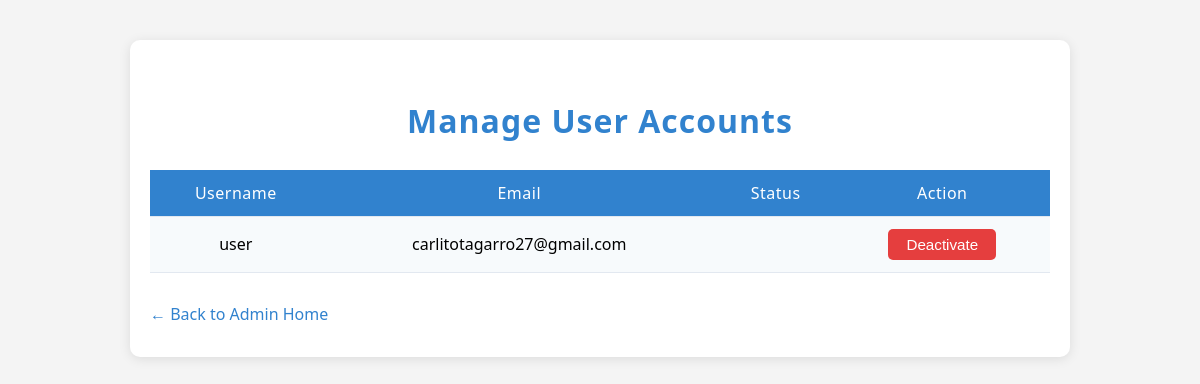
Page /admin/manage_accounts.php (signed in) on the earlier database version.
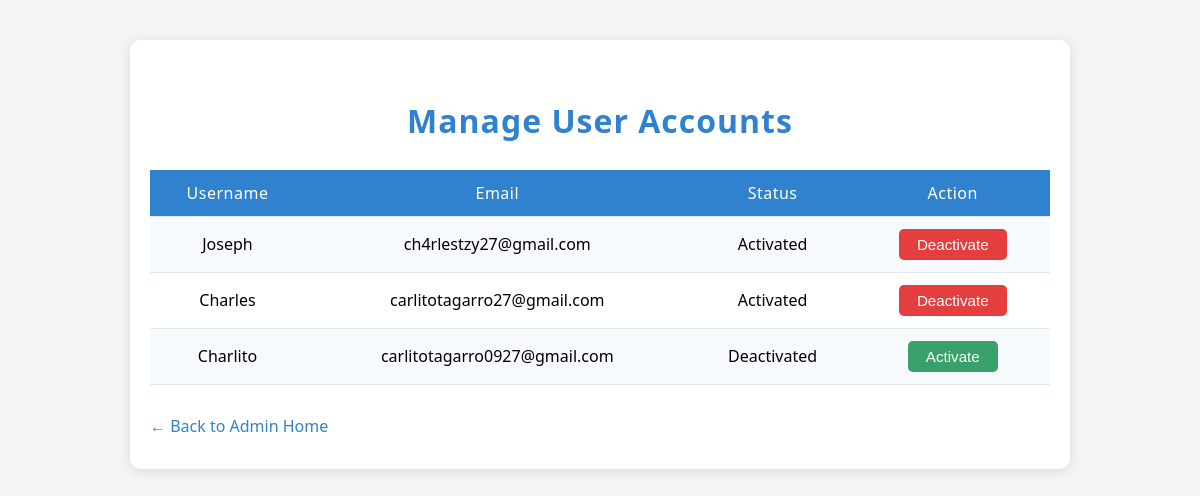
Same page on the later database version.
### tables this page shows
CREATE TABLE `users` (
  `user_id` int(11) NOT NULL,
  `username` varchar(20) NOT NULL,
  `password` varchar(100) NOT NULL,
  `email` varchar(50) NOT NULL,
  `user_type` enum('admin','trainer','','') DEFAULT NULL,
  `Account_status` enum('Activated','Deactivated','','') NOT NULL,
  `verification_code` varchar(10) NOT NULL,
  `verified` tinyint(1) DEFAULT 0,
  `reset_token` varchar(64) NOT NULL,
  `token_expiry` datetime NOT NULL DEFAULT current_timestamp()
);

### admin/manage_accounts.php (the view, shortened to what this page needs)
<?php
$connection = CONNECTIVITY();
$result = $connection->query("SELECT user_id, username, email, user_type, verified, Account_status FROM users WHERE user_type != 'admin'");
?>
<!DOCTYPE html>
<html lang="en">
<head>
    <link rel="stylesheet" href="../CSS/manage_account.css">
</head>
<body>
    <div class="container">
        <h2>Manage User Accounts</h2>
        <div class="table-responsive">
            <table>
                <tr>
                    <th>Username</th>
                    <th>Email</th>
                    <th>Status</th>
                    <th>Action</th>
                </tr>
                <?php while ($row = $result->fetch_assoc()): ?>
                    <tr>
                        <td><?php echo htmlspecialchars($row['username']); ?></td>
                        <td><?php echo htmlspecialchars($row['email']); ?></td>
                        <td><?php echo htmlspecialchars($row['Account_status']); ?></td>
                        <td>
                            <?php if ($row['Account_status'] === 'Deactivated'): ?>
                                <form method="POST" style="display:inline;">
                                    <button type="submit" class="btn activate">Activate</button>
                                </form>
                            <?php else: ?>
                                <form method="POST" style="display:inline;">
                                    <button type="submit" class="btn deactivate">Deactivate</button>
                                </form>
                            <?php endif; ?>
                        </td>
                    </tr>
                <?php endwhile; ?>
            </table>
        </div>
        <a href="admin.php" class="back-link">&#8592; Back to Admin Home</a>
    </div>
</body>
</html>

Differences in the rows shown:
removed users: username "user", email "carlitotagarro27@gmail.com"
added users: username "Joseph", email "ch4rlestzy27@gmail.com", Account_status "Activated"
added users: username "Charles", email "carlitotagarro27@gmail.com", Account_status "Activated"
added users: username "Charlito", email "carlitotagarro0927@gmail.com", Account_status "Deactivated"
